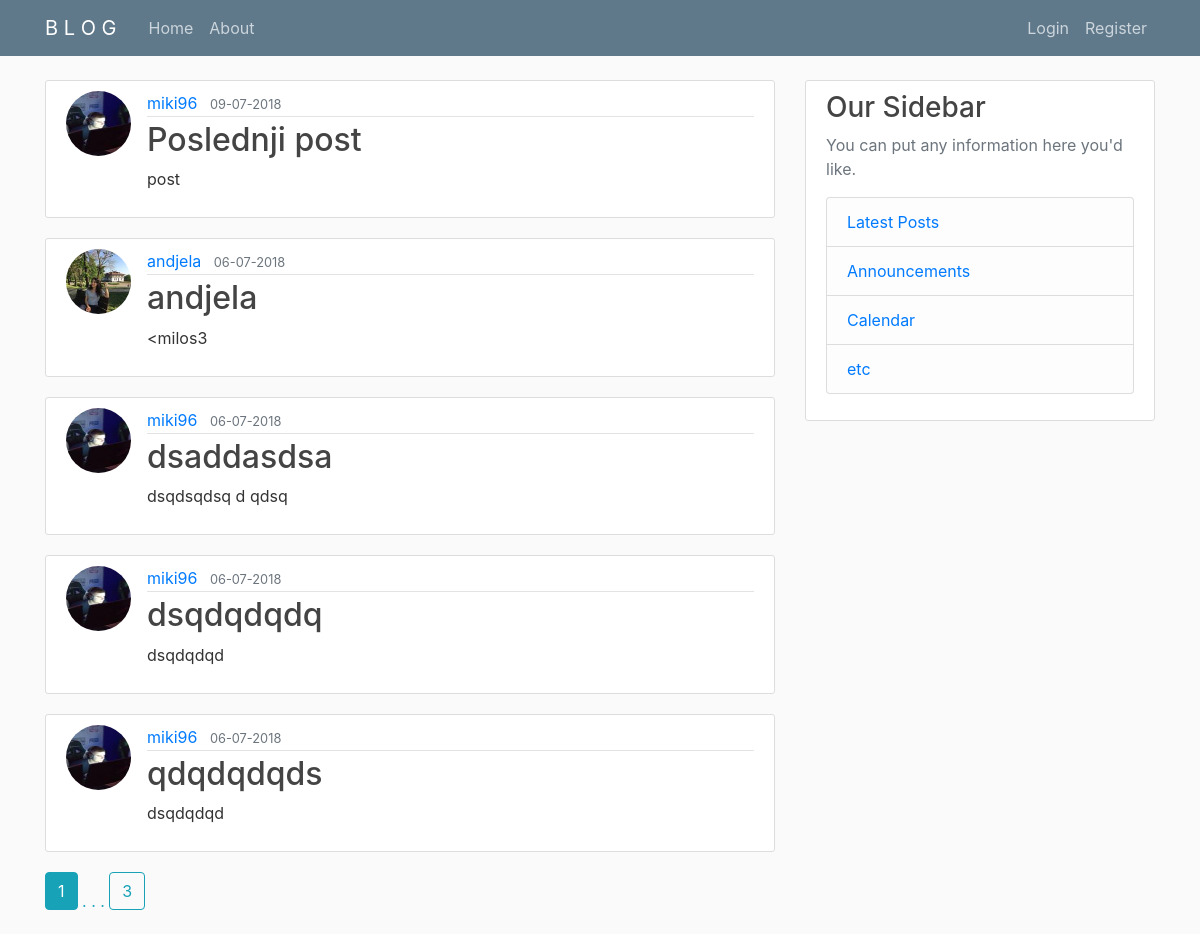
Page /home on the earlier database version.
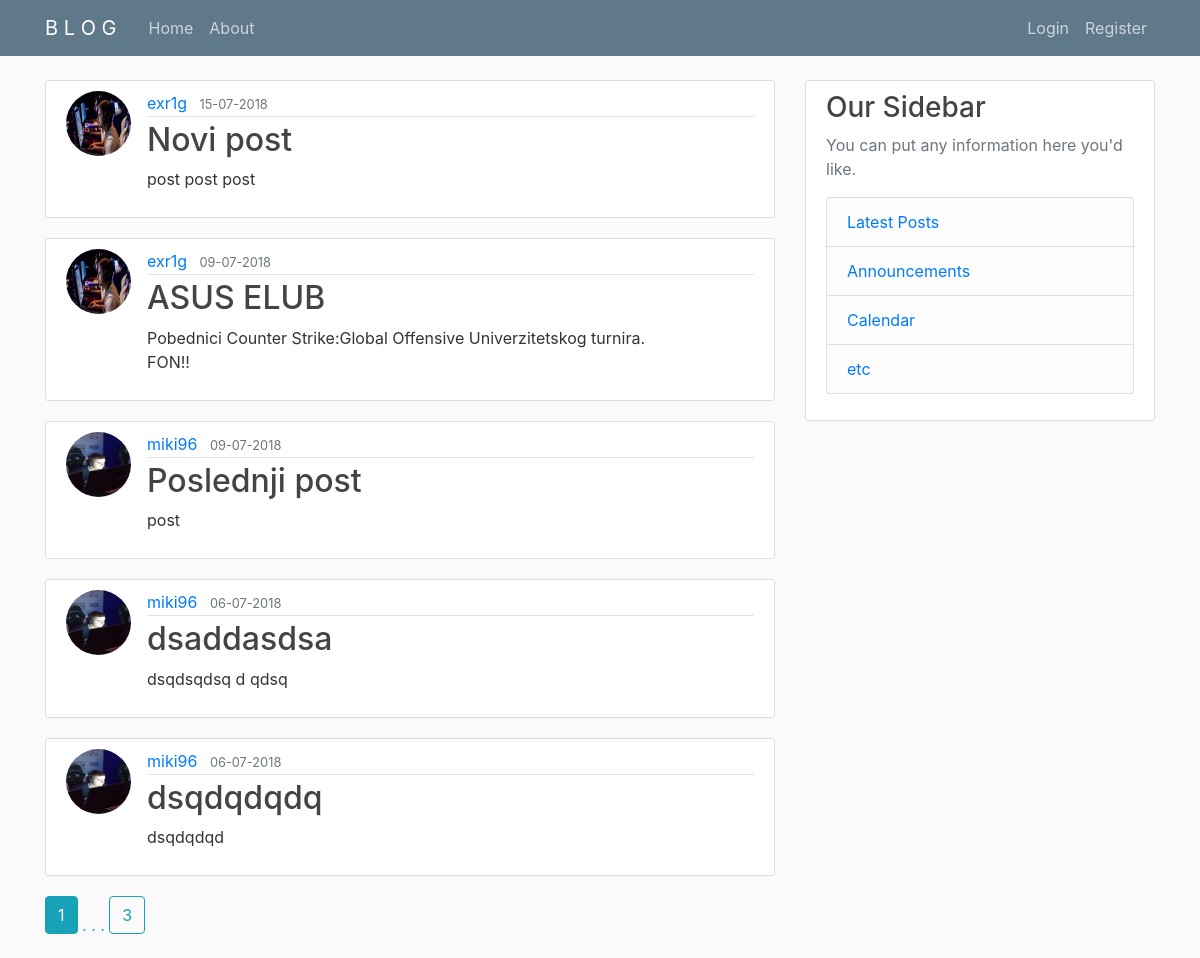
Same page on the later database version.
### flaskblog/models.py (models this page shows, shortened)
class Post(db.Model):
    id = db.Column(db.Integer, primary_key=True)
    title = db.Column(db.String(100), nullable=False)
    date_posted = db.Column(db.DateTime, nullable=False, default=datetime.utcnow)
    content = db.Column(db.Text, nullable=False)
    user_id = db.Column(db.Integer, db.ForeignKey('user.id'),nullable=False)

class User(db.Model, UserMixin):
    id = db.Column(db.Integer, primary_key=True)
    username = db.Column(db.String(20), unique=True, nullable=False)
    email = db.Column(db.String(120), unique=True, nullable=False)
    image_file = db.Column(db.String(20), nullable=False, default='default.jpg')
    password = db.Column(db.String(60),nullable=False)
    posts = db.relationship('Post', backref='author', lazy=True)

### flaskblog/main/routes.py (the view)
@main.route("/")
@main.route("/home")
def home():
    page = request.args.get('page',1,type=int)#type int will raise ValueError if sb enters not int
    posts = Post.query.order_by(Post.date_posted.desc()).paginate(page=page,per_page=5) #proveru u browseru vrsimo unosom npr: localhost:5000/?page=3
    return render_template('home.html',posts=posts,title='Home')

### flaskblog/templates/home.html
{% extends "layout.html" %} {% block content %}
{% for post in posts.items %}
<article class="media content-section">
  <img src="{{ url_for('static',filename='profile_pics/' + post.author.image_file) }}" class="rounded-circle article-img">
  <div class="media-body">
    <div class="article-metadata">
      <a class="mr-2" href="{{url_for('users.user_page',username=post.author.username)}}">{{ post.author.username }}</a>
      <small class="text-muted">{{ post.date_posted.strftime('%d-%m-%Y') }}</small>
    </div>
    <h2>
      <a class="article-title" href="{{ url_for('posts.post',post_id=post.id) }}">{{ post.title }}</a>
    </h2>
    <p class="article-content">{{ post.content }}</p>
  </div>
</article>
{% endfor %}
  {% for page_num in posts.iter_pages(left_edge=1,right_edge=1,left_current=1,right_current=1) %}
    {% if page_num %}
      {% if posts.page == page_num %}
        <a class="btn btn-info mb-4" href="{{url_for('main.home',page=page_num)}}">{{ page_num }}</a>
      {% else %}
        <a class="btn btn-outline-info mb-4" href="{{url_for('main.home',page=page_num)}}">{{ page_num }}</a>
      {% endif %}
    {% else %}
      <span class="text-info">. . .</span>
    {% endif %}
  {% endfor %}
{% endblock content %}

### flaskblog/templates/layout.html (shortened to what this page needs)
<!DOCTYPE html>
<html lang="en" dir="ltr">
<head>
  <link rel="stylesheet" href="https://maxcdn.bootstrapcdn.com/bootstrap/4.0.0/css/bootstrap.min.css"
>
  <link rel="stylesheet" type="text/css" href="{{ url_for('static',filename='main.css') }}">
</head>
<body>
  <header class="site-header">
    <nav class="navbar navbar-expand-md navbar-dark bg-steel fixed-top">
      <div class="container">
        <a class="navbar-brand mr-4" href="/">B L O G</a>
        <div class="collapse navbar-collapse" id="navbarToggle">
          <div class="navbar-nav mr-auto">
            <a class="nav-item nav-link" href="{{url_for('main.home')}}">Home</a>
            <a class="nav-item nav-link" href="{{url_for('main.about')}}">About</a>
          </div>
          <div class="navbar-nav">
            {% if current_user.is_authenticated %}
            <a class="nav-item nav-link" href="{{url_for('users.account')}}">Account</a>
            <a class="nav-item nav-link" href="{{url_for('posts.new_post')}}">New Post</a>
            <a class="nav-item nav-link" href="{{url_for('users.logout')}}">Logout</a>
            {% else %}
            <a class="nav-item nav-link" href="{{url_for('users.login')}}">Login</a>
            <a class="nav-item nav-link" href="{{url_for('users.register')}}">Register</a>
            {% endif %}
          </div>
        </div>
      </div>
    </nav>
  </header>
  <main role="main" class="container">
    <div class="row">
      <div class="col-md-8">
         {% block content %}{% endblock %}
      </div>
      <div class="col-md-4">
        <div class="content-section">
          <h3>Our Sidebar</h3>
          <p class='text-muted'>You can put any information here you'd like.
            <ul class="list-group">
              <li class="list-group-item list-group-item-light"><a href="#">Latest Posts</a></li>
              <li class="list-group-item list-group-item-light"><a href="#">Announcements</a></li>
              <li class="list-group-item list-group-item-light"><a href="#">Calendar</a></li>
              <li class="list-group-item list-group-item-light"><a href="#">etc</a></li>
            </ul>
          </p>
        </div>
      </div>
    </div>
  </main>
</body>
</html>

### flaskblog/static/main.css (style rules this page uses)
body { background: #fafafa; color: #333333; margin-top: 5rem; }
h1, h2, h3, h4, h5, h6 { color: #444444; }
.bg-steel { background-color: #5f788a; }
.site-header .navbar-nav .nav-link { color: #cbd5db; }
.content-section { background: #ffffff; padding: 10px 20px; border: 1px solid #dddddd; border-radius: 3px; margin-bottom: 20px; }
.article-title { color: #444444; }
.article-content { white-space: pre-line; }
.article-img { height: 65px; width: 65px; margin-right: 16px; }
.article-metadata { padding-bottom: 1px; margin-bottom: 4px; border-bottom: 1px solid #e3e3e3 }
ul { list-style-type: none; }

Differences in the rows shown:
removed Post: image_file (picture), author.username "andjela", date_posted "06-07-2018", title "andjela", content "<milos3"
no longer on this page (row unchanged): Post: image_file (picture), author.username "miki96", date_posted "06-07-2018", title "qdqdqdqds", content "dsqdqdqd"
added Post: image_file (picture), author.username "exr1g", date_posted "15-07-2018", title "Novi post", content "post post post"
added Post: image_file (picture), author.username "exr1g", date_posted "09-07-2018", title "ASUS ELUB", content "Pobednici Counter Strike:Global Offensive Univerzitetskog turnira. FON!!"
